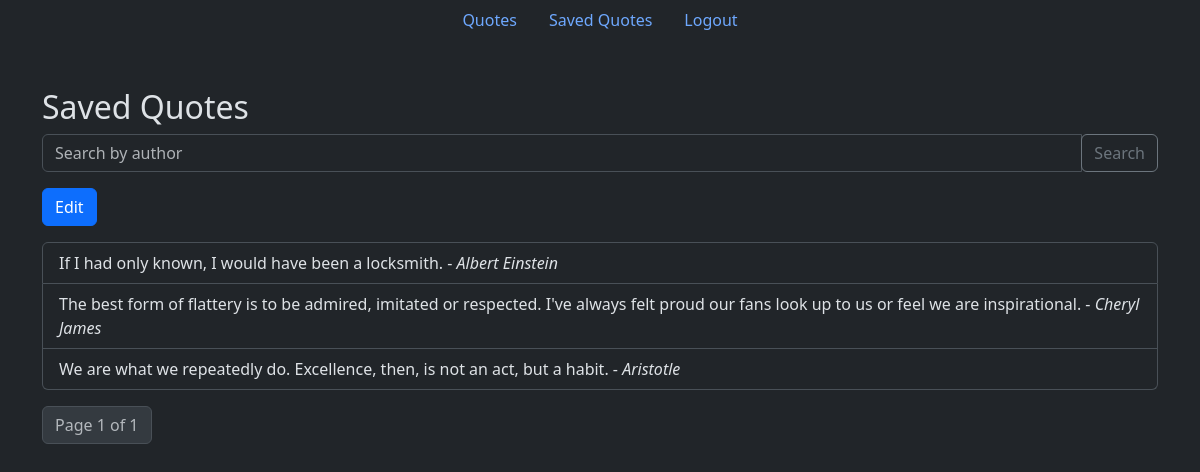
/saved-quotes/?page=2 (signed in), run on an earlier commit of the app's database.
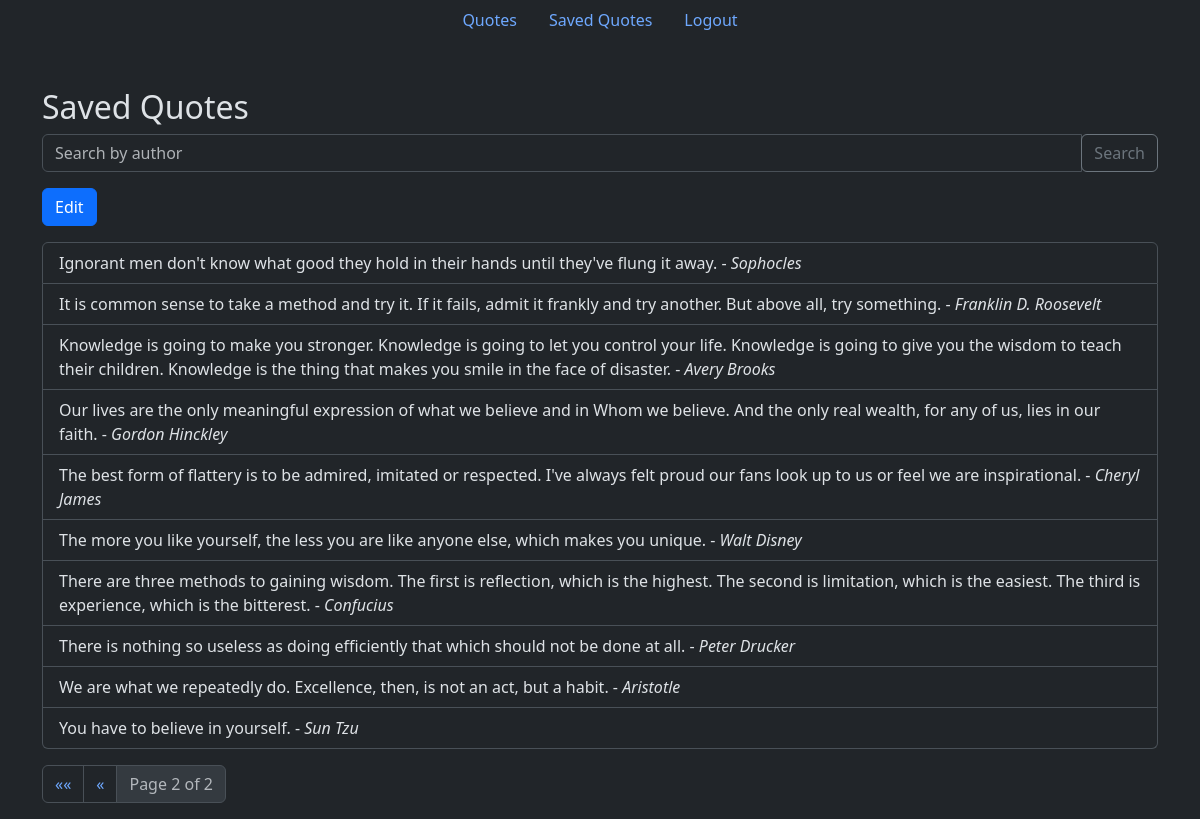
And on a later commit of the database.
### quotes/models.py (models this page shows, shortened)
class SavedQuote(models.Model):
    user = models.ForeignKey(User, on_delete=models.CASCADE)
    quote_text = models.TextField()
    quote_author = models.CharField(max_length=100)
    class Meta:
        unique_together = ('user', 'quote_text', 'quote_author')

### quotes/views.py (the view)
# urls.py: path('saved-quotes/', views.saved_quotes, name='saved_quotes'),
@login_required
def saved_quotes(request):
    author = request.GET.get('author', '')
    saved_quotes = SavedQuote.objects.filter(user=request.user)
    if author:
        saved_quotes = saved_quotes.filter(quote_author__icontains=author)
    paginator = Paginator(saved_quotes, 10)  # Show 10 quotes per page
    page_number = request.GET.get('page')
    try:
        page_obj = paginator.page(page_number)
    except PageNotAnInteger:
        page_obj = paginator.page(1)
    except EmptyPage:
        page_obj = paginator.page(paginator.num_pages)
    return render(request, 'saved-quotes/saved_quotes.html', {'page_obj': page_obj, 'selected_author': author})

### quotes/templates/saved-quotes/saved_quotes.html (shortened to what this page needs)
{% extends 'base.html' %} {% block content %}
  <div class="container mt-5">
    <h2>Saved Quotes</h2>
    <form method="get" action="{% url 'saved_quotes' %}" class="mb-3">
      <div class="input-group">
        <input type="text" class="form-control" placeholder="Search by author" name="author" value="{{ selected_author }}" />
        <div class="input-group-append">
          <button type="submit" class="btn btn-outline-secondary">Search</button>
        </div>
      </div>
    </form>
    {% if saved_quotes.count == 0 %}
      <p>No quotes found for the given author.</p>
    {% else %}
      <button type="button" class="btn btn-primary mb-3" id="edit-button">Edit</button>
      <form method="post" action="{% url 'delete_selected_quotes' %}" id="delete-form">
        <ul class="list-group">
          {% for saved_quote in page_obj %}
            <li class="list-group-item">
              {{ saved_quote.quote_text }} - <span class="fst-italic">{{ saved_quote.quote_author }}</span>
            </li>
          {% endfor %}
        </ul>
      </form>
      <nav aria-label="Page navigation">
        <ul class="pagination">
          {% if page_obj.has_previous %}
            <li class="page-item">
              <a class="page-link" href="?page=1" aria-label="First"><span aria-hidden="true">&laquo;&laquo;</span></a>
            </li>
            <li class="page-item">
              <a class="page-link" href="?page={{ page_obj.previous_page_number }}" aria-label="Previous"><span aria-hidden="true">&laquo;</span></a>
            </li>
          {% endif %}
          <li class="page-item disabled">
            <span class="page-link">Page {{ page_obj.number }} of {{ page_obj.paginator.num_pages }}</span>
          </li>
        </ul>
      </nav>
    {% endif %}
  </div>
{% endblock %}

What changed in the data, as far as the page shows it:
removed SavedQuote: quote_text "If I had only known, I would have been a locksmith.", quote_author "Albert Einstein"
added SavedQuote: quote_text "Ignorant men don't know what good they hold in their hands until they've flung it away.", quote_author "Sophocles"
added SavedQuote: quote_text "It is common sense to take a method and try it. If it fails, admit it frankly and try another. But above all, try something.", quote_author "Franklin D. Roosevelt"
added SavedQuote: quote_text "Knowledge is going to make you stronger. Knowledge is going to let you control your life. Knowledge is going to give you the wisdom to teach their children. Knowledge is the thing that makes you smile in the face of disaster.", quote_author "Avery Brooks"
added SavedQuote: quote_text "Our lives are the only meaningful expression of what we believe and in Whom we believe. And the only real wealth, for any of us, lies in our faith.", quote_author "Gordon Hinckley"
added SavedQuote: quote_text "The more you like yourself, the less you are like anyone else, which makes you unique.", quote_author "Walt Disney"
added SavedQuote: quote_text "There are three methods to gaining wisdom. The first is reflection, which is the highest. The second is limitation, which is the easiest. The third is experience, which is the bitterest.", quote_author "Confucius"
added SavedQuote: quote_text "There is nothing so useless as doing efficiently that which should not be done at all.", quote_author "Peter Drucker"
added SavedQuote: quote_text "You have to believe in yourself.", quote_author "Sun Tzu"
Also different on the page:
{{ page_obj.number }}: "1" → "2"
{{ page_obj.paginator.num_pages }}: "1" → "2"
